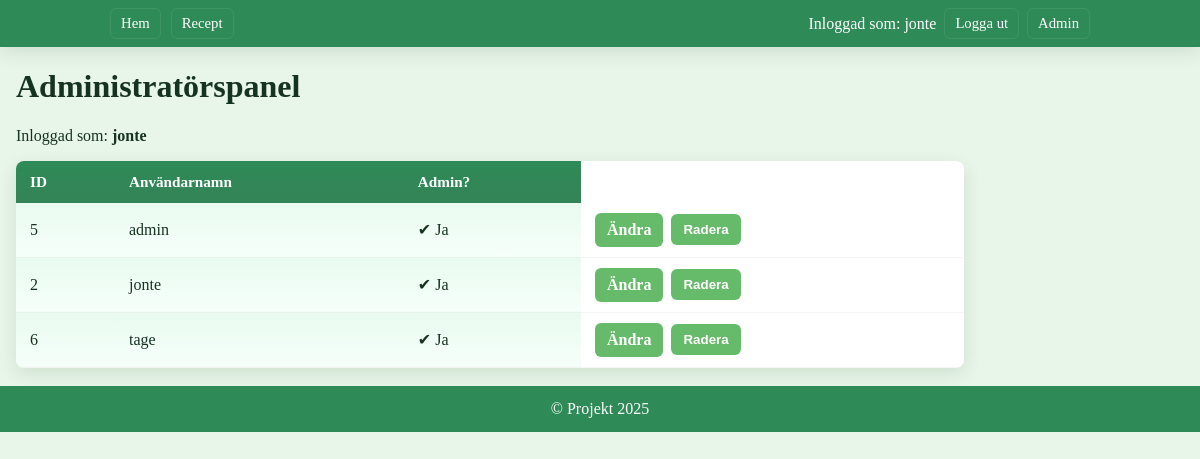
/admin (signed in), run on the app's committed database.
### tables this page shows
CREATE TABLE users (
                       id INTEGER PRIMARY KEY AUTOINCREMENT,
                       username TEXT NOT NULL UNIQUE,
                       password TEXT NOT NULL,
                       admin INTEGER NOT NULL DEFAULT 0
                   );

### app.py (the view)
@app.route('/admin')
def admin_index():
    if not session.get('username'):
        return redirect(url_for('login'))
    with sqlite3.connect('app.db') as conn:
        conn.row_factory = sqlite3.Row
        cursor = conn.cursor()
        cursor.execute("SELECT id, username, admin FROM users ORDER BY username")
        users = cursor.fetchall()
    return render_template('admin.html', users=users)

### templates/admin.html (shortened to what this page needs)
{% extends "base.html" %}
{% block content %}
<h1>Administratörspanel</h1>
<p>Inloggad som: <strong>{{ session.username }}</strong></p>
<table class="admin-table">
    <thead>
        <tr>
            <th>ID</th>
            <th>Användarnamn</th>
            <th>Admin?</th>
        </tr>
    </thead>
    <tbody>
        {% for user in users %}
        <tr>
            <td>{{ user.id }}</td>
            <td>{{ user.username }}</td>
            <td>
                {% if user.admin %}
                    ✔ Ja
                {% else %}
                    ✖ Nej
                {% endif %}
            <td>
                <div class="admin-actions">
                    <a class="btn" href="{{ url_for('admin_edit_user', user_id=user['id']) }}">Ändra</a>
                    <form method="POST" action="{{ url_for('admin_delete_user', user_id=user['id']) }}" style="margin:0;">
                        <button class="btn btn-danger" type="submit">Radera</button>
                    </form>
                </div>
             </td>
         </tr>
        {% endfor %}
    </tbody>
</table>
{% endblock %}

### templates/base.html (shortened to what this page needs)
<!DOCTYPE html>
<html lang="en">
<head>
    <link rel="stylesheet" href="{{ url_for('static', filename='style.css') }}">
</head>
<body>
    <div class="app">
        {% if not hide_nav %}
        <nav class="main-nav">
            <div class="nav-inner">
                <div class="nav-list">
                    <a class="nav-link" href="{{ url_for('index') }}">Hem</a>
                    <a class="nav-link" href="{{ url_for('recipe_collection') }}">Recept</a>
                </div>
                <div class="left">
                    {% if session.get('username') %}
                        <span>Inloggad som: {{ session.get('username') }}</span>
                        <a class="nav-link" href="{{ url_for('logout') }}">Logga ut</a>
                    {% else %}
                        <a class="nav-link" href="{{ url_for('login') }}">Logga in</a>
                        <a class="nav-link" href="{{ url_for('register') }}">Registrera</a>
                    {% endif %}
                    {% if session.get('is_admin') %}
                        <a class="nav-link" href="{{ url_for('admin_index') }}">Admin</a>
                    {% endif %}
                </div>
            </div>
        </nav>
        {% endif %}
        <main class="site-main container content-left">
            {% block content %}{% endblock %}
        </main>
        {% if not hide_nav %}
        <footer>
            &copy; Projekt 2025
        </footer>
        {% endif %}
    </div>
</body>
</html>

### static/style.css (style rules this page uses)
:root { --primary-color: #2E8B57; --secondary-color: #E8F5E9; --third-color: #66BB6A; --forth-color: #1B5E20; --font-family: 'Arial, sans-serif'; --bg: var(--secondary-color); --text-color: #16331f; --muted: #466c53; --accent: #ffd54f; --danger: #d32f2f; --shadow: 0 6px 18px rgba(27,94,32,0.12); --radius: 8px; --gap: 12px; --nav-bg: var(--primary-color); --btn-bg: var(--third-color); --btn-hover: #4ea05a; --btn-contrast: #ffffff; }
html, body { height: 100%; margin: 0; background: var(--bg); color: var(--text-color); font-family: var(--font-family); -webkit-font-smoothing: antialiased; -moz-osx-font-smoothing: grayscale; }
a { color: inherit; text-decoration: none; }
.container { max-width: 980px; margin: 0 auto; padding: 0 16px; box-sizing: border-box; }
.app { min-height: 100vh; display: flex; flex-direction: column; }
.site-main { flex: 1 1 auto; display: block; }
.site-main { flex: none; display: block; }
.main-nav { width: 100%; background: var(--nav-bg); color: white; padding: 8px 0; box-shadow: var(--shadow); border-radius: 0; }
.nav-inner { max-width: 980px; margin: 0 auto; padding: 0 16px; display: flex; align-items: center; justify-content: space-between; gap: 12px; }
.nav-list { display:flex; gap:10px; align-items:center; flex-wrap:wrap; }
.left, .nav-actions { display:flex; gap:8px; align-items:center; }
.nav-list { display: flex; gap: 10px; align-items: center; flex-wrap: nowrap; }
.nav-list, .nav-actions { white-space: nowrap; overflow-x: auto; }
.nav-link { padding: 6px 10px; background: transparent; color: white; border-radius: 6px; border: 1px solid rgba(255,255,255,0.08); font-size: 0.92rem; transition: transform 0.12s cubic-bezier(.2,.9,.2,1), background 0.12s, box-shadow 0.12s; }
.btn { cursor: pointer; display: inline-flex; gap: 8px; align-items: center; justify-content: center; padding: 8px 12px; border-radius: 6px; border: none; color: var(--btn-contrast); background: var(--btn-bg); transition: transform 0.08s, background 0.12s, box-shadow 0.12s; font-weight: 600; }
.btn { transition: transform 0.12s cubic-bezier(.2,.9,.2,1), background 0.12s, box-shadow 0.12s; }
form { margin: 0; }
footer { background: var(--nav-bg); padding: 14px 0; text-align: center; color: white; margin-top: 18px; }
.admin-table { width: 100%; border-collapse: collapse; background: white; border-radius: 8px; overflow: hidden; box-shadow: var(--shadow); }
.admin-table thead th { background: linear-gradient(180deg, var(--nav-bg), color-mix(in srgb, var(--nav-bg) 85%, black 10%)); color: white; padding: 12px 14px; text-align: left; font-weight: 700; font-size: 0.95rem; }
.admin-table tbody tr { border-bottom: 1px solid rgba(0,0,0,0.04); }
.admin-table td { padding: 10px 14px; vertical-align: middle; color: var(--text-color); }
.admin-table tbody td:nth-child(-n+3) { background: linear-gradient(180deg, rgba(230,250,238,0.9), rgba(245,255,250,0.9)); }
.admin-actions { display: flex; gap: 8px; align-items: center; }
.admin-actions a.btn, .admin-actions button.btn { display: inline-flex; gap: 8px; align-items: center; }
.admin-table td .admin-actions { gap: 8px; display: flex; align-items: center; }
.site-main.container.content-left { margin: 0; padding-left: 16px; max-width: 980px; box-sizing: border-box; }

### data on the page
users: get "jonte", username "jonte", id "2", admin "✔ Ja"
users: id "5", username "admin", admin "✔ Ja"
users: id "6", username "tage", admin "✔ Ja"
